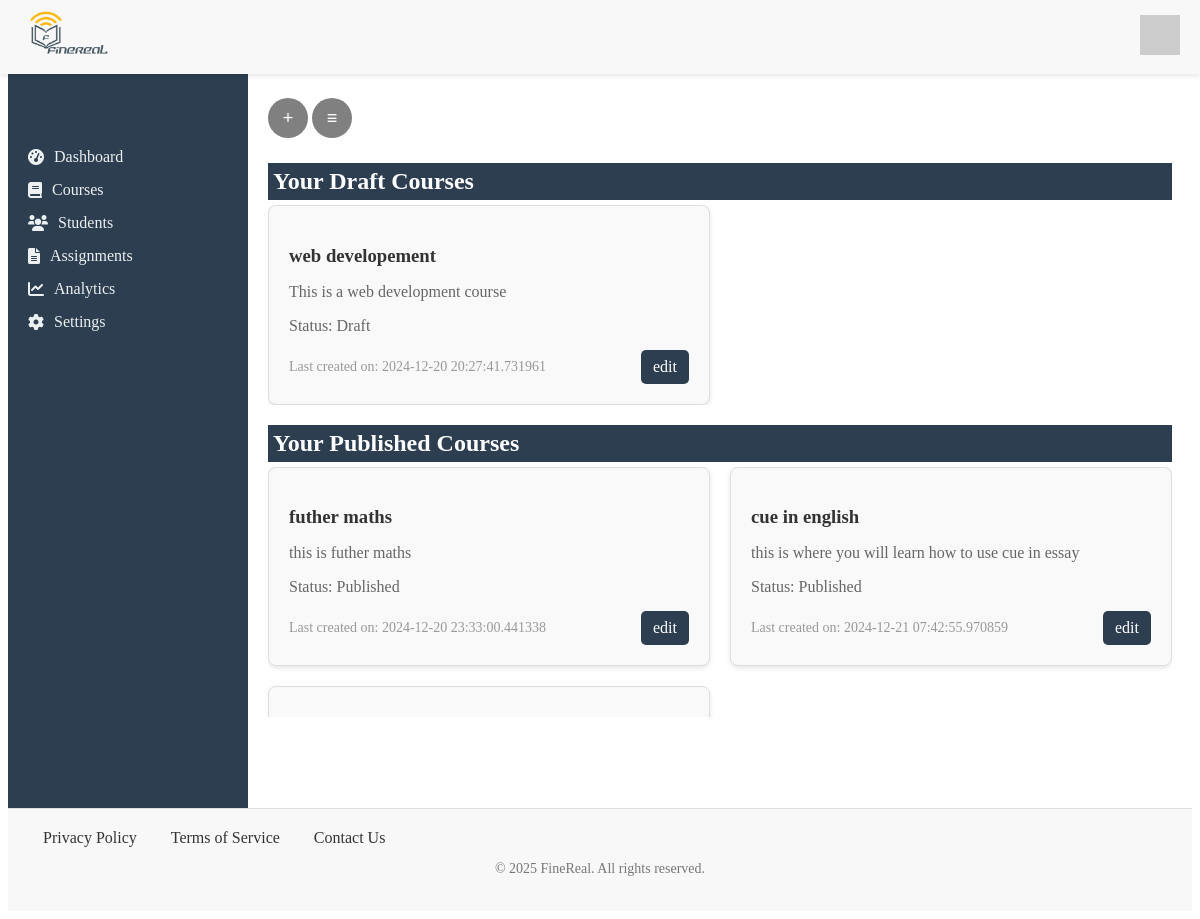
The page /course (signed in) on the database its author committed.
### app/models/course.py (models this page shows)
class Courses(BaseModel, db.Model):
    __tablename__ = 'courses'
    title = db.Column(db.String(255), nullable=False)
    description = db.Column(db.Text, nullable=False)
    category = db.Column(db.String(60))
    difficulty = db.Column(db.String(60), default="Beginner")
    prerequisite = db.Column(db.Text)
    status = db.Column(db.String(60))
    teacher_id = db.Column(db.Integer, db.ForeignKey('users.id'), nullable=False)
    modules = db.relationship('Modules', backref='courses', lazy=True)
    enrolled_students = db.relationship('Enrollments', backref='courses', lazy=True)

### app/routes/course.py (the view, shortened to what this page needs)
@app.route('/course', methods=['GET', 'POST'])
@login_required
def course():
    d_courses= draft_course()
    p_course = published_course()
    courses= index_course()
    return render_template('course.html',
                           user=current_user,
                           d_courses= d_courses,
                           p_courses=p_course,
                           courses= courses)

### app/models/user.py (called while the page is built)
@login_manager.user_loader
def load_user(user_id):
    return User.query.get(user_id)# PendingUser class and other functions...

### app/utils/course.py (called while the page is built)
def index_course():
    courses = Courses.query.filter_by(status="Published").all()
    return courses

def published_course():
    if current_user.is_authenticated:
        courses = Courses.query.filter_by(teacher_id=current_user.id, status='Published').all()
        return courses

def draft_course():
    if current_user.is_authenticated:
        courses = Courses.query.filter_by(teacher_id=current_user.id, status='Draft').all()
        return courses

### app/templates/course.html (shortened to what this page needs)
{% extends 'base.html' %}
{% block content %}
<link rel="stylesheet" href="{{ url_for('static', filename='styles/course.css') }}">
<link rel="stylesheet" href="{{ url_for('static', filename='styles/modal_form.css') }}">
<link rel="stylesheet" href="{{ url_for('static', filename='styles/modal.css') }}">
{% if user.role == 'Teacher' %}
<button onclick="openModal()" class="open-btn">&plus;</button>
<button onclick="" class="manage-btn">&Congruent;</button>
<section class="courses">
    <div>
        <h1>Your Draft Courses</h1>
        <div class="draft-grid">
            {% if d_courses %}
                {% for course in d_courses %}
                <div class="course-card">
                    <h3>{{ course.title }}</h3>
                    <p>{{ course.description }}</p>
                    <p>Status: {{course.status}}</p>
                    <div class="course-card-footer">
                        <span>Last created on: {{ course.created_at }}</span>
                        <a href="{{url_for('course_view', course_id=course.id)}}"> edit </a>
                    </div>
                </div>
                {% endfor %}
            {% else %}
                <p>No draft courses found.</p>
            {% endif %}
        </div>
    </div>
    <div>
        <h1>Your Published Courses</h1>
        <div class="published-grid">
            {% if p_courses %}
                {% for course in p_courses %}
                <div class="course-card" id="course-{{ course.id }}">
                    <h3>{{ course.title }}</h3>
                    <p>{{ course.description }}</p>
                    <p>Status: {{course.status}}</p>
                    <div class="course-card-footer">
                        <span>Last created on: {{ course.created_at }}</span>
                        <a href="{{url_for('course_view', course_id=course.id)}}"> edit </a>
                    </div>
                </div>
                {% endfor %}
            {% else %}
                <p>You haven't published any course yet.</p>
            {% endif %}
        </div>
    </div>
</section>
{% endif %}
{% endblock %}

### app/static/styles/course.css (style rules this page uses)
.manage-btn { background-color: gray; right: 0.5px; color: white; border: none; border-radius: 50%; font-size: 18px; width: 40px; height: 40px; cursor: pointer; margin-bottom: 5px; }
.open-btn { background-color: gray; color: white; border: none; border-radius: 50%; font-size: 18px; width: 40px; height: 40px; margin-bottom: 5px; }
.courses { margin-top: 0; }
.courses h1 { padding: 5px; background-color: #2c3e50; color: white; }
.course-card { background-color: #f9f9f9; border: 1px solid #ddd; border-radius: 8px; padding: 20px; box-shadow: 0 2px 5px rgba(0, 0, 0, 0.1); transition: transform 0.2s; cursor: pointer; }
.courses .draft-grid, .courses .published-grid { display: grid; grid-template-columns: repeat(auto-fill, minmax(300px, 1fr)); gap: 20px; overflow-y: auto; max-height: 250px; }
.course-card h3 { color: #333; margin-bottom: 10px; }
.course-card p { color: #666; margin-bottom: 15px; }
.course-card-footer { display: flex; justify-content: space-between; align-items: center; }
.course-card-footer span { font-size: 14px; color: #999; }
.course-card-footer a { background-color:#2c3e50; color: #fff; padding: 8px 12px; text-decoration: none; border-radius: 5px; transition: background-color 0.3s; }
h1 { padding: 10px; margin-bottom: 5px; }

### rows shown on the page
Courses: title "web developement", description "This is a web development course", status "Draft", created_at "2024-12-20 20:27:41.731961"
Courses: title "futher maths", description "this is futher maths", status "Published", created_at "2024-12-20 23:33:00.441338"
Courses: title "cue in english", description "this is where you will learn how to use cue in essay", status "Published", created_at "2024-12-21 07:42:55.970859"
